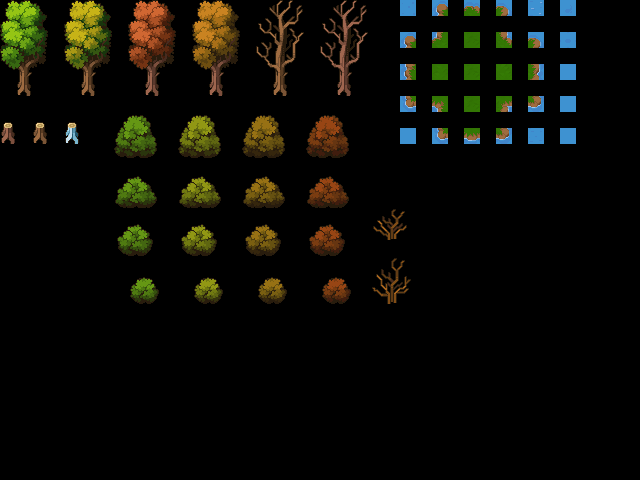

A 2D game scene composited from a Tiled map and its tileset images. What follows is a short description and the map's XML, with each tile layer's data collapsed to a summary:
An orthogonal 40x30 tile map with 16x16 px tiles, 4 tile layers (input_01_ground, input_04_decor_high, output_04_decor_high, output_05_above_player), 3 tilesets and 46 objects (46x collision).

<map version="1.10" tiledversion="1.12.1" orientation="orthogonal" renderorder="right-down" width="40" height="30" tilewidth="16" tileheight="16" infinite="0" nextlayerid="9" nextobjectid="145">
 <tileset firstgid="1" source="../tilesets/pixel_crawler_trees.tsx" />
 <tileset firstgid="157" source="../tilesets/water.tsx" />
 <tileset firstgid="782" source="../tilesets/pixel_crawler_vegetation.tsx" />
 <layer id="8" name="input_01_ground" width="40" height="30">
  <data>[1200 cells, 30 non-empty, 30 distinct tile ids]</data>
 </layer>
 <layer id="7" name="input_04_decor_high" width="40" height="30">
  <data>[1200 cells, 27 non-empty, 27 distinct tile ids]</data>
 </layer>
 <layer id="5" name="output_04_decor_high" width="40" height="30">
  <data>[1200 cells, 108 non-empty, 108 distinct tile ids]</data>
 </layer>
 <layer id="4" name="output_05_above_player" width="40" height="30">
  <data>[1200 cells, 100 non-empty, 100 distinct tile ids]</data>
 </layer>
 <objectgroup id="6" name="output_90_collisions">
  <object id="1" name="coll_tree" type="collision" x="16" y="64" width="16" height="32">
   <properties>
    <property name="solid" type="bool" value="true" />
   </properties>
  </object>
  <object id="2" name="coll_tree" type="collision" x="80" y="64" width="16" height="32">
   <properties>
    <property name="solid" type="bool" value="true" />
   </properties>
  </object>
  <object id="3" name="coll_tree" type="collision" x="144" y="64" width="16" height="32">
   <properties>
    <property name="solid" type="bool" value="true" />
   </properties>
  </object>
  <object id="4" name="coll_tree" type="collision" x="208" y="64" width="16" height="32">
   <properties>
    <property name="solid" type="bool" value="true" />
   </properties>
  </object>
  <object id="8" name="coll_tree" type="collision" x="0" y="122" width="16" height="22">
   <properties>
    <property name="solid" type="bool" value="true" />
   </properties>
  </object>
  <object id="9" name="coll_tree" type="collision" x="32" y="122" width="16" height="22">
   <properties>
    <property name="solid" type="bool" value="true" />
   </properties>
  </object>
  <object id="10" name="coll_tree" type="collision" x="64" y="122" width="16" height="22">
   <properties>
    <property name="solid" type="bool" value="true" />
   </properties>
  </object>
  <object id="12" name="coll_tree" type="collision" x="272" y="64" width="16" height="32">
   <properties>
    <property name="solid" type="bool" value="true" />
   </properties>
  </object>
  <object id="13" name="coll_tree" type="collision" x="336" y="64" width="16" height="32">
   <properties>
    <property name="solid" type="bool" value="true" />
   </properties>
  </object>
  <object id="14" name="coll_bush" type="collision" x="112" y="128" width="48" height="32">
   <properties>
    <property name="entity_id" value="bush" />
    <property name="solid" type="bool" value="true" />
   </properties>
  </object>
  <object id="15" name="coll_bush" type="collision" x="176" y="128" width="48" height="32">
   <properties>
    <property name="entity_id" value="bush" />
    <property name="solid" type="bool" value="true" />
   </properties>
  </object>
  <object id="16" name="coll_bush" type="collision" x="240" y="128" width="48" height="32">
   <properties>
    <property name="entity_id" value="bush" />
    <property name="solid" type="bool" value="true" />
   </properties>
  </object>
  <object id="17" name="coll_bush" type="collision" x="304" y="128" width="48" height="32">
   <properties>
    <property name="entity_id" value="bush" />
    <property name="solid" type="bool" value="true" />
   </properties>
  </object>
  <object id="18" name="coll_bush" type="collision" x="112" y="176" width="48" height="32">
   <properties>
    <property name="entity_id" value="bush" />
    <property name="solid" type="bool" value="true" />
   </properties>
  </object>
  <object id="19" name="coll_bush" type="collision" x="176" y="176" width="48" height="32">
   <properties>
    <property name="entity_id" value="bush" />
    <property name="solid" type="bool" value="true" />
   </properties>
  </object>
  <object id="20" name="coll_bush" type="collision" x="240" y="176" width="48" height="32">
   <properties>
    <property name="entity_id" value="bush" />
    <property name="solid" type="bool" value="true" />
   </properties>
  </object>
  <object id="21" name="coll_bush" type="collision" x="304" y="176" width="48" height="32">
   <properties>
    <property name="entity_id" value="bush" />
    <property name="solid" type="bool" value="true" />
   </properties>
  </object>
  <object id="28" name="coll_bush" type="collision" x="128" y="272" width="32" height="32">
   <properties>
    <property name="entity_id" value="bush" />
    <property name="solid" type="bool" value="true" />
   </properties>
  </object>
  <object id="29" name="coll_bush" type="collision" x="192" y="272" width="32" height="32">
   <properties>
    <property name="entity_id" value="bush" />
    <property name="solid" type="bool" value="true" />
   </properties>
  </object>
  <object id="30" name="coll_bush" type="collision" x="256" y="272" width="32" height="32">
   <properties>
    <property name="entity_id" value="bush" />
    <property name="solid" type="bool" value="true" />
   </properties>
  </object>
  <object id="31" name="coll_bush" type="collision" x="320" y="272" width="32" height="32">
   <properties>
    <property name="entity_id" value="bush" />
    <property name="solid" type="bool" value="true" />
   </properties>
  </object>
  <object id="32" name="coll_bush" type="collision" x="112" y="224" width="48" height="32">
   <properties>
    <property name="entity_id" value="bush" />
    <property name="solid" type="bool" value="true" />
   </properties>
  </object>
  <object id="33" name="coll_bush" type="collision" x="176" y="224" width="48" height="32">
   <properties>
    <property name="entity_id" value="bush" />
    <property name="solid" type="bool" value="true" />
   </properties>
  </object>
  <object id="34" name="coll_bush" type="collision" x="240" y="224" width="48" height="32">
   <properties>
    <property name="entity_id" value="bush" />
    <property name="solid" type="bool" value="true" />
   </properties>
  </object>
  <object id="35" name="coll_bush" type="collision" x="304" y="224" width="48" height="32">
   <properties>
    <property name="entity_id" value="bush" />
    <property name="solid" type="bool" value="true" />
   </properties>
  </object>
  </objectgroup>
</map>
<!-- 21 of 46 objects omitted -->
